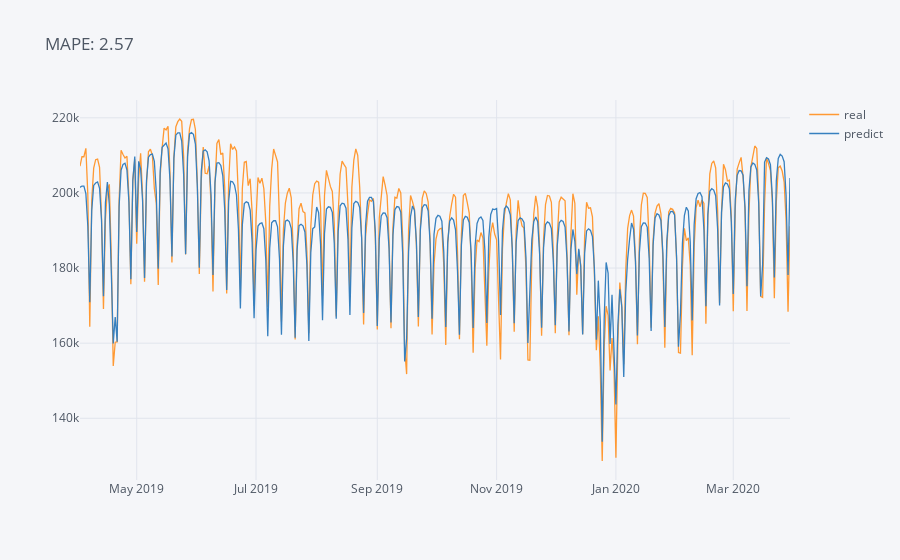

Notebook code cell kept with this figure:
### Code cell
# Plot specific file real and prediction
mape = jointed['07_04_2021_13_19_55'].error.mean()*100
jointed['07_04_2021_13_19_55'][["real", "predict"]].iplot(title = f"MAPE: {mape:.2f}")

### Figure 1 — Plotly figure (JSON) as saved in the notebook; plotly's stock layout.template omitted (floating-point values rounded to 4 significant figures; data arrays with more than 128 entries replaced by an {"elided": "..."} marker saying what was removed)
{"data": [{"line": {"color": "rgba(255, 153, 51, 1.0)", "dash": "solid", "shape": "linear", "width": 1.3}, "mode": "lines", "name": "real", "text": "", "type": "scatter", "x": {"elided": "364 str values"}, "y": {"elided": "364 float values"}}, {"line": {"color": "rgba(55, 128, 191, 1.0)", "dash": "solid", "shape": "linear", "width": 1.3}, "mode": "lines", "name": "predict", "text": "", "type": "scatter", "x": {"elided": "364 str values"}, "y": {"elided": "364 float values"}}], "layout": {"legend": {"bgcolor": "#F5F6F9", "font": {"color": "#4D5663"}}, "paper_bgcolor": "#F5F6F9", "plot_bgcolor": "#F5F6F9", "title": {"font": {"color": "#4D5663"}, "text": "MAPE: 2.57"}, "xaxis": {"gridcolor": "#E1E5ED", "showgrid": true, "tickfont": {"color": "#4D5663"}, "title": {"font": {"color": "#4D5663"}, "text": ""}, "zerolinecolor": "#E1E5ED"}, "yaxis": {"gridcolor": "#E1E5ED", "showgrid": true, "tickfont": {"color": "#4D5663"}, "title": {"font": {"color": "#4D5663"}, "text": ""}, "zerolinecolor": "#E1E5ED"}}}
